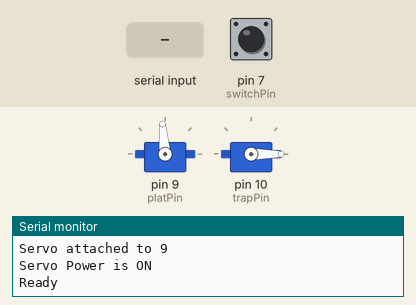
This sketch was run on a simulated Arduino Uno, built with avr-gcc and run on an emulated ATmega328P. Shown: 2 × servo, the last lines printed to the serial monitor. The test bench sets the inputs (shaded band); at power-on: pin 7 (switchPin) LOW.

Above: at 1.2 s.
1.3 s: "1" received over Serial
At 5.4 s:
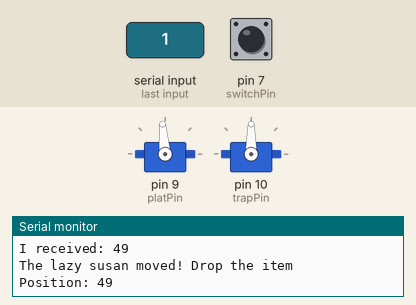
At 7.5 s:
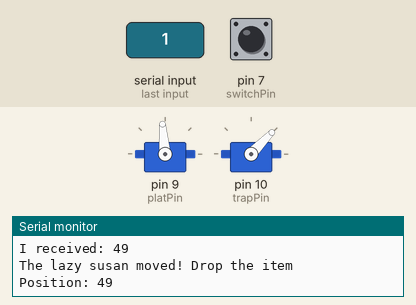
Timing chart, 0 to 15.4 s (numbered marks = the images above; inputs shaded):
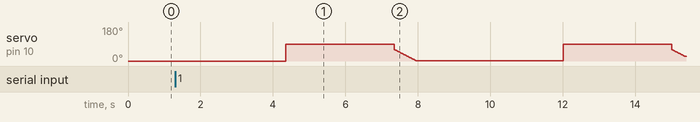

The sketch:

servo_control_platform_trapdoor_3.ino.ino
```cpp
/*
    - in setup(),
        -rotate lazy susan until switch is pressed. That will be the initial position
  - in loop(),
    - read serial input
    - process serial input and decide what to do based on cmd, then run sequence...
        processSerial(){
          if cmd is a bin#, assing time delay depending on bin# chosen
          if cmd is something else (turn transistor on/off), digitalWrite low/high
        }
    - rotate lazy susan based on selected time delay, open platform, close platform and
    rotate until position is back to zero
    - reset variables if needed
*/

#include <Servo.h>
//#include <Timer.h>

Servo platform;
Servo trapdoor;

int switchPin = 7;
int powerControl = 8;
int platPin = 9;
int trapPin = 10;
int incomingByte = 0;   // for incoming serial data
int posplat = 0;      //for location of platform to drop
int postrap = 0;    // variable to store the servo position
int switchStatus = 0;
bool absolutePos = false;
bool susanMoved = false;
long timePassed = 0;

void setup()
{
  Serial.begin(9600);

  //pin 7 for location switch
  pinMode(switchPin, INPUT); //this will allow the switch to deliver a signal to the Arduino about when the turntable is at the "0" position
  digitalWrite(switchPin, LOW);

  // pin 8 to base of Transistor
  pinMode(powerControl, OUTPUT);
  digitalWrite(powerControl,LOW);
  Serial.println("Transistor base set to pin " + String(powerControl));

  //pin 9 to platform signal line
  pinMode(platPin, OUTPUT);
  Serial.println("Servo signal set to pin " + String(platPin));
  platform.attach(platPin);  // attaches the servo on pin 9 to the servo object
  platform.write(95);

  /*
   * At platform.write(91); time per rotation is about 7 seconds
   * At platform.write(93); time per rotation is about 4.2 seconds THEREFORE time per quarter is 1.05 seconds
   * At platform.write(100); time per rotation is about 3 seconds
   */

  trapdoor.attach(trapPin); //trapdoor to pin 10
  trapdoor.write(0);

 // platform.writeMicroseconds(500); //set servo to midpoint as default
  trapdoor.write(0);

   /*digitalWrite(powerControl, HIGH);
   Serial.println(switchStatus);
   if(switchStatus != 0){
      digitalWrite(powerControl, LOW);
   }

  Serial.println(switchStatus);
  digitalWrite(powerControl, LOW);
  */

    switchStatus = digitalRead(switchPin);
    if(switchStatus == HIGH){
      //turn off servo power
      digitalWrite(powerControl, LOW);
      Serial.println("Servo power is OFF");

        //turn off the pwm signal to the servo
      platform.detach();
      Serial.println("Servo detached and at absolute position");
    }

    else{
       // turn on the pwm signal to the servo
      platform.attach(platPin);
      Serial.println("Servo attached to " + String(platPin, DEC));

        // turn on servo power
      digitalWrite(powerControl, HIGH);
      Serial.println("Servo Power is ON");

      platform.write(95);
    }

    /**while(switchStatus == LOW){
      platform.attach(platPin);
      Serial.println("Servo attached to " + String(platPin, DEC));

        // turn on servo power
      digitalWrite(powerControl, HIGH);
      Serial.println("Servo Power is ON");
      platform.write(95);

      if(switchStatus == HIGH){
        break;
        }
    }

    //turn off servo power
    digitalWrite(powerControl, LOW);
    Serial.println("Servo power is OFF");

    //turn off the pwm signal to the servo
    platform.detach();
    Serial.println("Servo detached");
    **/

  Serial.println("Ready");
}

// Main Loop. This runs continuously
void loop()
{

  /*--------------------------------
  ATTACH servo signal to pin 9, turn
    ON servo power and MOVE (0 to 180)
    --------------------------------*/
    // turn on the pwm signal to the servo
  // platform.attach(platPin);
    //Serial.println("Servo attached to " + String(platPin, DEC));

    // turn on servo power
//    digitalWrite(powerControl, HIGH);
//    Serial.println("Servo Power is ON");

//  boolean platwritten = false; // resets every time through the loop
  if (Serial.available() > 0) {
    posplat = Serial.read();

    Serial.print("I received: ");
    Serial.println(posplat, DEC);   // display received value as decimal
  }
  digitalWrite(powerControl, HIGH);
  switchStatus = digitalRead(switchPin);
  //if(switchStatus = 1){
  //  absolutePos = true;
  //  Serial.println("Absolute Position is true");

    switch(posplat){
      case 49: //1
        //posplat=0;
        susanMoved=true;
        delay(1050);
        break;
      case 50://2
        //posplat=90;
        susanMoved=true;
        delay(2100);
        break;
      case 51://3
        //posplat=180;
        susanMoved=true;
        delay(3150);
        break;
      case 52://4
        //posplat=270;
        susanMoved=true;
        delay(4200);
        digitalWrite(powerControl, LOW);
        break;
      /*case 53://5
        //posplat=0;
        susanMoved=true;
        delay(1050);
        digitalWrite(powerControl, LOW);
         }
        break;*/

      case 79: //O
        digitalWrite(powerControl, HIGH);
        //Serial.println("transistor on");
        break;
      case 83:// S
        digitalWrite(powerControl, LOW);
        //Serial.println("transistor off");
        break;
      default:
        //posplat=135;
        susanMoved=false;
        //Serial.println("Nothing happened");
        break;
 //   }
  }
  digitalWrite(powerControl, LOW);
//  else{
//    Serial.println("nothing yet");
//  }
  // runs once after susanMoved is set to true
  if(susanMoved){

    Serial.println("The lazy susan moved! Drop the item");
    Serial.println("Position: " + String(posplat, DEC));
    //platform.write(posplat);

     /*--------------------------------
  Turn OFF servo, DETACH pin 10 and
    WAIT for 1 second
    --------------------------------*/

    // turn off servo power
//    digitalWrite(powerControl, LOW);
//    Serial.println("Servo Power is OFF");

  //turn off the pwm signal to the servo
//    platform.detach();
//    Serial.println("Servo detached");
//

    //Wait, then open trap door
    delay(2000);
    trapdoor.write(90);
    delay(3000);

    // Close trapdoor slowly. Reset to trapdoor to pos 0.
    for(int i = 60; i > 0; i--){
      trapdoor.write(i);
      delay(10);

    susanMoved = false;
    // *lazy susan servo does not need to reset to it's original position
    }

    timePassed = 0;

    //wait for 1 second
    Serial.println("Waiting for 1 sec...");
    delay(1000);
    Serial.println("Ready again!");

  }
}
```

Measured:
- after the input at 1.3 s, servo on pin 10 (trapPin): ramps from 90° to 1° and jumps back, once every 7.7 s
